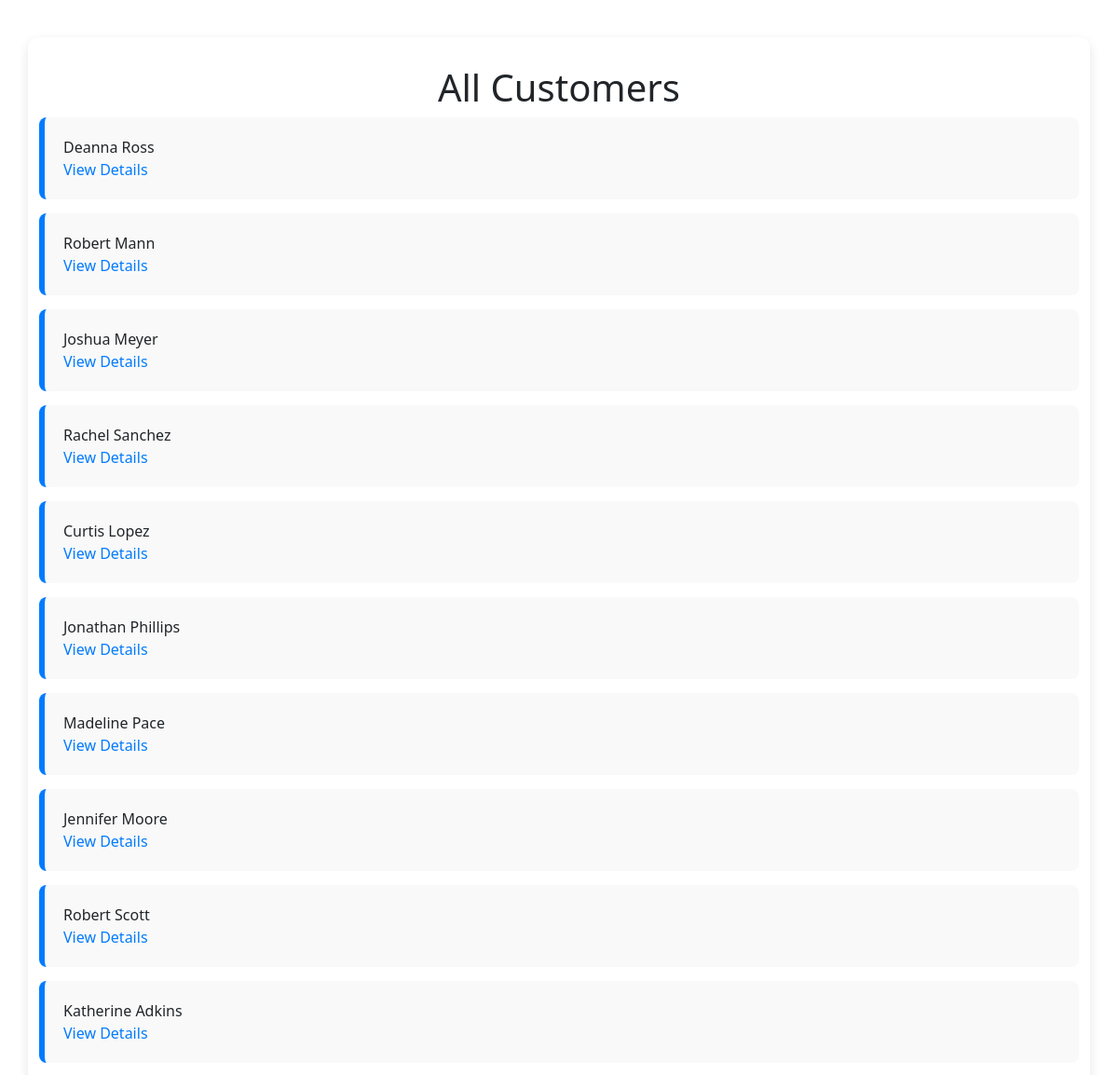
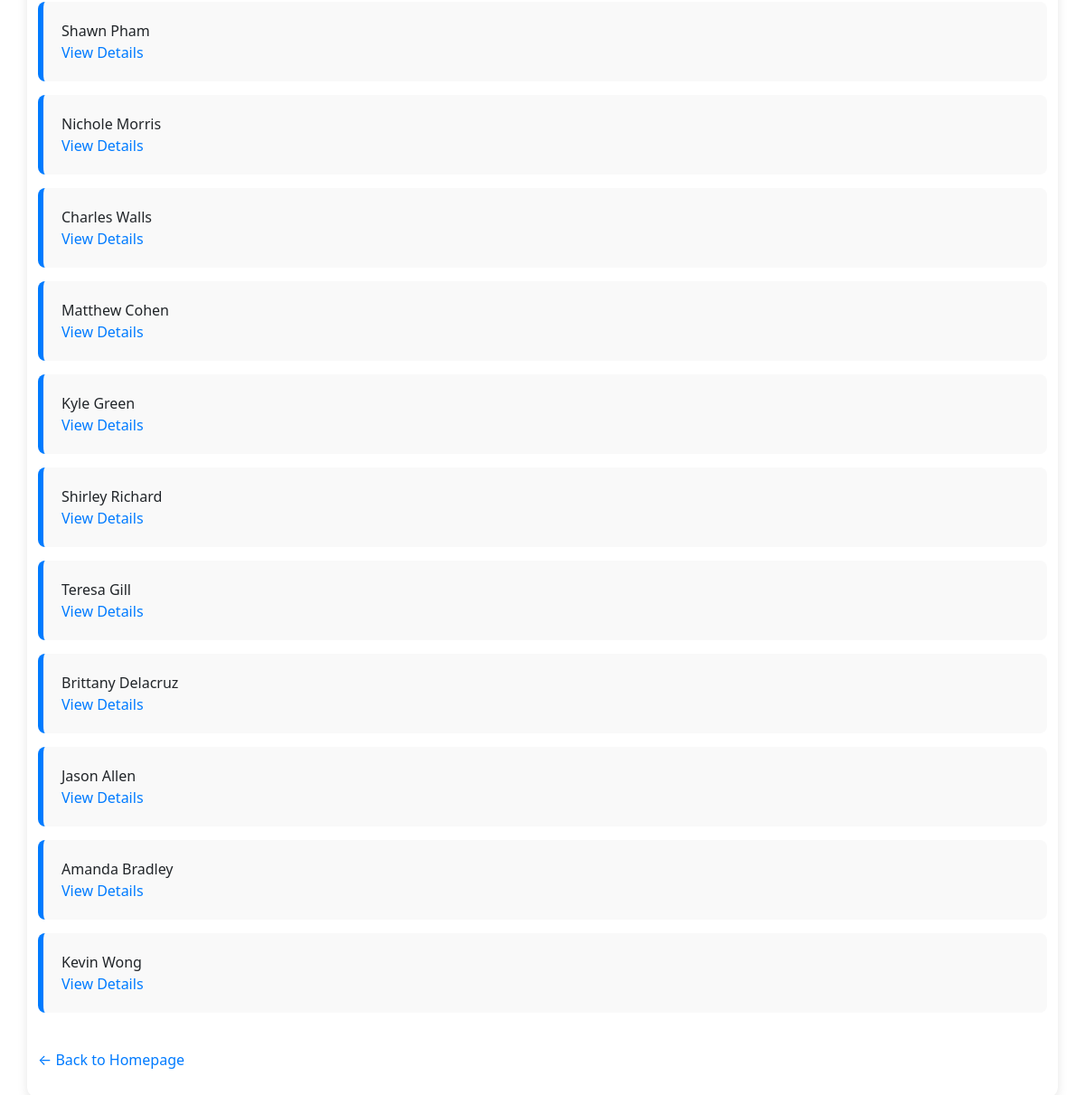
Page /customers on the committed database (2 pictures, top to bottom).
### models/customer.py (models this page shows, shortened)
class Customer(db.Model):
    __tablename__ = "customers"
    id = mapped_column(Integer, primary_key=True, autoincrement=True)
    name = mapped_column(String)
    phone = mapped_column(String,unique=True)
    order = relationship("Order", back_populates="customer")
    money = mapped_column(Integer,default=0)
    status = mapped_column(String,default="regular")

### routes/html.py (the view)
@html_routes.route("/customers")
def show_customers():
    customers = db.session.execute(db.select(Customer)).scalars()
    return render_template("customers.html", data=customers)

### templates/customers.html (shortened to what this page needs)
{% extends "base.html" %}
{% block content %}
    <h1>All Customers</h1>
    <ul class="customers-list">
        {% for customer in data %}
        <li>
            <div class="customer-info">
                <span class="customer-name">{{ customer.name }}</span>
            </div>
            <a class="customer-link" href="{{ url_for('customer_detail', id=customer.id) }}">
                View Details
            </a>
        </li>
        {% endfor %}
    </ul>
    <br>
    <a class="customer-link" href="{{ url_for('home') }}">← Back to Homepage</a>
{% endblock %}

### templates/base.html (shortened to what this page needs)
<!DOCTYPE html>
<html lang="en">
<head>
    <link rel="stylesheet" href="{{ url_for('static', filename='style.css') }}">
    <link href="https://cdn.jsdelivr.net/npm/bootstrap@5.3.3/dist/css/bootstrap.min.css" rel="stylesheet">
</head>
<body>
    <div class="container">
        {% block content %}{% endblock %}
    </div>
</body>
</html>

### static/style.css (style rules this page uses)
body { background-color: #a3a2a2; color: #333; font-family: "Segoe UI", Tahoma, Geneva, Verdana, sans-serif; margin: 0; padding: 0; min-height: 100vh; }
.container { background-color: #fff; padding: 30px; margin-top: 40px; margin-bottom: 40px; border-radius: 12px; box-shadow: 0 4px 12px rgba(0, 0, 0, 0.1); max-width: 800px; }
h1 { color: #222; font-weight: 600; text-align: center; margin-bottom: 30px; }
ul.customers-list { list-style: none; padding: 0; }
ul.customers-list li { background-color: #f9f9f9; border-left: 6px solid #007BFF; margin-bottom: 15px; padding: 20px; border-radius: 8px; }
.customer-info { display: flex; justify-content: space-between; flex-wrap: wrap; }
.customer-link { color: #007BFF; text-decoration: none; }

### rows in the picture
Customer: name "Deanna Ross"
Customer: name "Robert Mann"
Customer: name "Joshua Meyer"
Customer: name "Rachel Sanchez"
Customer: name "Curtis Lopez"
Customer: name "Jonathan Phillips"
Customer: name "Madeline Pace"
Customer: name "Jennifer Moore"
Customer: name "Robert Scott"
Customer: name "Katherine Adkins"
Customer: name "Shawn Pham"
Customer: name "Nichole Morris"
Customer: name "Charles Walls"
Customer: name "Matthew Cohen"
Customer: name "Kyle Green"
Customer: name "Shirley Richard"
Customer: name "Teresa Gill"
Customer: name "Brittany Delacruz"
Customer: name "Jason Allen"
Customer: name "Amanda Bradley"
Customer: name "Kevin Wong"
